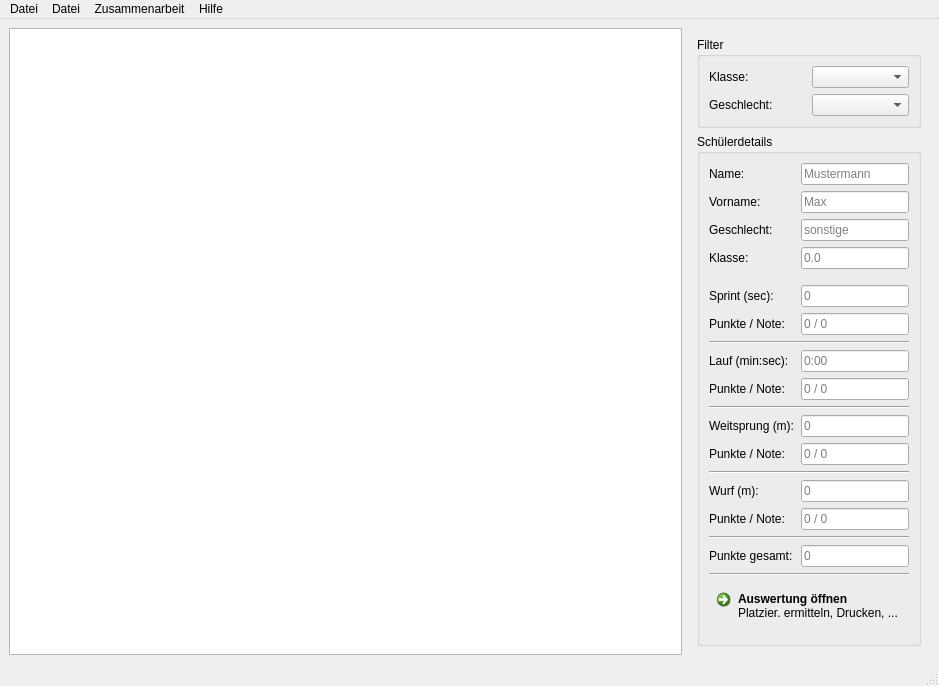
<?xml version="1.0" encoding="UTF-8"?>
<ui version="4.0">
 <class>MainWindow</class>
 <widget class="QMainWindow" name="MainWindow">
  <property name="geometry">
   <rect>
    <x>0</x>
    <y>0</y>
    <width>939</width>
    <height>686</height>
   </rect>
  </property>
  <property name="windowTitle">
   <string>Sportfest - © Fabian Schillig 2017</string>
  </property>
  <property name="windowIcon">
   <iconset resource="../oxyicons.qrc">
    <normaloff>:/appicons/main</normaloff>:/appicons/main</iconset>
  </property>
  <widget class="QWidget" name="centralWidget">
   <layout class="QGridLayout" name="gridLayout">
    <item row="0" column="0">
     <widget class="FTableWidget" name="tableWidget">
      <property name="whatsThis">
       <string>&lt;html&gt;&lt;head/&gt;&lt;body&gt;&lt;p&gt;In dieser Tabelle können die Ergebnisse des Schülers bearbeitet werden. Es gibt einige Sondertasten um die Arbeit effizienter zu gestalten:&lt;/p&gt;&lt;ul&gt;&lt;li&gt;Enter = Nächste Zeile, gleiche Spalte&lt;/li&gt;&lt;li&gt;Tab = Nächste Spalte, gleiche Zeile&lt;/li&gt;&lt;li&gt;Backspace = An den Anfang der Zeile&lt;/li&gt;&lt;li&gt;Entf. = Ergebnis löschen&lt;/li&gt;&lt;/ul&gt;&lt;/body&gt;&lt;/html&gt;</string>
      </property>
     </widget>
    </item>
    <item row="0" column="1">
     <widget class="QWidget" name="widget" native="true">
      <property name="sizePolicy">
       <sizepolicy hsizetype="Preferred" vsizetype="Preferred">
        <horstretch>0</horstretch>
        <verstretch>0</verstretch>
       </sizepolicy>
      </property>
      <layout class="QVBoxLayout" name="verticalLayout">
       <item>
        <widget class="QGroupBox" name="groupBox">
         <property name="sizePolicy">
          <sizepolicy hsizetype="Preferred" vsizetype="Minimum">
           <horstretch>0</horstretch>
           <verstretch>0</verstretch>
          </sizepolicy>
         </property>
         <property name="title">
          <string>Filter</string>
         </property>
         <layout class="QGridLayout" name="gridLayout_2">
          <item row="0" column="0">
           <widget class="QLabel" name="label">
            <property name="text">
             <string>Klasse: </string>
            </property>
           </widget>
          </item>
          <item row="0" column="1">
           <widget class="QComboBox" name="klasseCombo">
            <property name="toolTip">
             <string>&lt;html&gt;&lt;head/&gt;&lt;body&gt;&lt;p&gt;Die Klasse(n) die angezeigt werden. Es können Klassen (z.B. 7.1), Klassenstufen (Alle 7. Klassen) oder alle Klassen angezeigt werden.&lt;/p&gt;&lt;/body&gt;&lt;/html&gt;</string>
            </property>
            <property name="whatsThis">
             <string>&lt;html&gt;&lt;head/&gt;&lt;body&gt;&lt;p&gt;Die Klasse(n) die angezeigt werden. Es können Klassen (z.B. 7.1), Klassenstufen (Alle 7. Klassen) oder alle Klassen angezeigt werden.&lt;/p&gt;&lt;/body&gt;&lt;/html&gt;</string>
            </property>
           </widget>
          </item>
          <item row="1" column="1">
           <widget class="QComboBox" name="geschlechtCombo">
            <property name="whatsThis">
             <string>&lt;html&gt;&lt;head/&gt;&lt;body&gt;&lt;p&gt;Mit dieser Einstellung können nur Jungen, nur Mädchen oder alle angezeigt werden.&lt;/p&gt;&lt;/body&gt;&lt;/html&gt;</string>
            </property>
           </widget>
          </item>
          <item row="1" column="0">
           <widget class="QLabel" name="label_2">
            <property name="text">
             <string>Geschlecht: </string>
            </property>
           </widget>
          </item>
         </layout>
        </widget>
       </item>
       <item>
        <widget class="QGroupBox" name="groupBox_2">
         <property name="sizePolicy">
          <sizepolicy hsizetype="Preferred" vsizetype="MinimumExpanding">
           <horstretch>0</horstretch>
           <verstretch>0</verstretch>
          </sizepolicy>
         </property>
         <property name="title">
          <string>Schülerdetails</string>
         </property>
         <layout class="QGridLayout" name="gridLayout_3">
          <item row="2" column="1">
           <widget class="QLineEdit" name="geschlechtEdit">
            <property name="enabled">
             <bool>true</bool>
            </property>
            <property name="sizePolicy">
             <sizepolicy hsizetype="Fixed" vsizetype="Fixed">
              <horstretch>0</horstretch>
              <verstretch>0</verstretch>
             </sizepolicy>
            </property>
            <property name="whatsThis">
             <string>&lt;html&gt;&lt;head/&gt;&lt;body&gt;&lt;p&gt;Das Geschlecht des Schülers. Dieses Feld kann nicht bearbeitet werden - wählen Sie im Menü &amp;quot;Schüler&amp;quot; die Option &amp;quot;Schüler bearbeiten&amp;quot; an um Schüler zu bearbeiten.&lt;/p&gt;&lt;/body&gt;&lt;/html&gt;</string>
            </property>
            <property name="readOnly">
             <bool>true</bool>
            </property>
            <property name="placeholderText">
             <string>sonstige</string>
            </property>
           </widget>
          </item>
          <item row="17" column="0" colspan="2">
           <widget class="Line" name="line_6">
            <property name="orientation">
             <enum>Qt::Horizontal</enum>
            </property>
           </widget>
          </item>
          <item row="16" column="1">
           <widget class="QLineEdit" name="wurfPunkteEdit">
            <property name="enabled">
             <bool>true</bool>
            </property>
            <property name="sizePolicy">
             <sizepolicy hsizetype="Fixed" vsizetype="Fixed">
              <horstretch>0</horstretch>
              <verstretch>0</verstretch>
             </sizepolicy>
            </property>
            <property name="whatsThis">
             <string>&lt;html&gt;&lt;head/&gt;&lt;body&gt;&lt;p&gt;Die Punktezahl und Note des Schülers für Ballwurf / Kugelstoßen. Dieses Feld kann nicht bearbeitet werden und wird automatisch ausgerechnet.&lt;/p&gt;&lt;/body&gt;&lt;/html&gt;</string>
            </property>
            <property name="readOnly">
             <bool>true</bool>
            </property>
            <property name="placeholderText">
             <string>0 / 0</string>
            </property>
           </widget>
          </item>
          <item row="14" column="0" colspan="2">
           <widget class="Line" name="line_5">
            <property name="orientation">
             <enum>Qt::Horizontal</enum>
            </property>
           </widget>
          </item>
          <item row="13" column="0">
           <widget class="QLabel" name="label_31">
            <property name="text">
             <string>Punkte / Note:</string>
            </property>
            <property name="alignment">
             <set>Qt::AlignLeading|Qt::AlignLeft|Qt::AlignVCenter</set>
            </property>
           </widget>
          </item>
          <item row="16" column="0">
           <widget class="QLabel" name="label_33">
            <property name="text">
             <string>Punkte / Note:</string>
            </property>
            <property name="alignment">
             <set>Qt::AlignLeading|Qt::AlignLeft|Qt::AlignVCenter</set>
            </property>
           </widget>
          </item>
          <item row="9" column="0">
           <widget class="QLabel" name="label_11">
            <property name="text">
             <string>Punkte / Note:</string>
            </property>
            <property name="alignment">
             <set>Qt::AlignLeading|Qt::AlignLeft|Qt::AlignVCenter</set>
            </property>
           </widget>
          </item>
          <item row="8" column="0">
           <widget class="QLabel" name="label_10">
            <property name="text">
             <string>Lauf (min:sec):</string>
            </property>
           </widget>
          </item>
          <item row="11" column="0" colspan="2">
           <widget class="Line" name="line_4">
            <property name="orientation">
             <enum>Qt::Horizontal</enum>
            </property>
           </widget>
          </item>
          <item row="0" column="0">
           <widget class="QLabel" name="label_3">
            <property name="sizePolicy">
             <sizepolicy hsizetype="Preferred" vsizetype="Fixed">
              <horstretch>0</horstretch>
              <verstretch>0</verstretch>
             </sizepolicy>
            </property>
            <property name="text">
             <string>Name: </string>
            </property>
           </widget>
          </item>
          <item row="1" column="1">
           <widget class="QLineEdit" name="vornameEdit">
            <property name="enabled">
             <bool>true</bool>
            </property>
            <property name="sizePolicy">
             <sizepolicy hsizetype="Fixed" vsizetype="Fixed">
              <horstretch>0</horstretch>
              <verstretch>0</verstretch>
             </sizepolicy>
            </property>
            <property name="whatsThis">
             <string>&lt;html&gt;&lt;head/&gt;&lt;body&gt;&lt;p&gt;Der Vorname des Schülers. Dieses Feld kann nicht bearbeitet werden - wählen Sie im Menü &amp;quot;Schüler&amp;quot; die Option &amp;quot;Schüler bearbeiten&amp;quot; an um Schüler zu bearbeiten.&lt;/p&gt;&lt;/body&gt;&lt;/html&gt;</string>
            </property>
            <property name="readOnly">
             <bool>true</bool>
            </property>
            <property name="placeholderText">
             <string>Max</string>
            </property>
           </widget>
          </item>
          <item row="0" column="1">
           <widget class="QLineEdit" name="nameEdit">
            <property name="enabled">
             <bool>true</bool>
            </property>
            <property name="sizePolicy">
             <sizepolicy hsizetype="Fixed" vsizetype="Fixed">
              <horstretch>0</horstretch>
              <verstretch>0</verstretch>
             </sizepolicy>
            </property>
            <property name="minimumSize">
             <size>
              <width>0</width>
              <height>0</height>
             </size>
            </property>
            <property name="whatsThis">
             <string>&lt;html&gt;&lt;head/&gt;&lt;body&gt;&lt;p&gt;Der Nachname des Schülers. Dieses Feld kann nicht bearbeitet werden - wählen Sie im Menü &amp;quot;Schüler&amp;quot; die Option &amp;quot;Schüler bearbeiten&amp;quot; an um Schüler zu bearbeiten.&lt;/p&gt;&lt;/body&gt;&lt;/html&gt;</string>
            </property>
            <property name="readOnly">
             <bool>true</bool>
            </property>
            <property name="placeholderText">
             <string>Mustermann</string>
            </property>
           </widget>
          </item>
          <item row="1" column="0">
           <widget class="QLabel" name="label_4">
            <property name="sizePolicy">
             <sizepolicy hsizetype="Preferred" vsizetype="Fixed">
              <horstretch>0</horstretch>
              <verstretch>0</verstretch>
             </sizepolicy>
            </property>
            <property name="text">
             <string>Vorname: </string>
            </property>
           </widget>
          </item>
          <item row="15" column="1">
           <widget class="QLineEdit" name="wurfMeterEdit">
            <property name="sizePolicy">
             <sizepolicy hsizetype="Fixed" vsizetype="Fixed">
              <horstretch>0</horstretch>
              <verstretch>0</verstretch>
             </sizepolicy>
            </property>
            <property name="whatsThis">
             <string>&lt;html&gt;&lt;head/&gt;&lt;body&gt;&lt;p&gt;Das Ballwurf- bzw. Kugelstoß-Ergebnis des Schülers in Metern. Dieses Feld kann hier oder in der Tabelle links bearbeitet werden. Änderungen werden sofort übernommen. Punkte und Note werden automatisch ausgerechnet.&lt;/p&gt;&lt;/body&gt;&lt;/html&gt;</string>
            </property>
            <property name="placeholderText">
             <string>0</string>
            </property>
           </widget>
          </item>
          <item row="2" column="0">
           <widget class="QLabel" name="label_5">
            <property name="sizePolicy">
             <sizepolicy hsizetype="Preferred" vsizetype="Fixed">
              <horstretch>0</horstretch>
              <verstretch>0</verstretch>
             </sizepolicy>
            </property>
            <property name="text">
             <string>Geschlecht: </string>
            </property>
           </widget>
          </item>
          <item row="3" column="1">
           <widget class="QLineEdit" name="klasseEdit">
            <property name="enabled">
             <bool>true</bool>
            </property>
            <property name="sizePolicy">
             <sizepolicy hsizetype="Fixed" vsizetype="Fixed">
              <horstretch>0</horstretch>
              <verstretch>0</verstretch>
             </sizepolicy>
            </property>
            <property name="whatsThis">
             <string>&lt;html&gt;&lt;head/&gt;&lt;body&gt;&lt;p&gt;Die Klasse des Schülers. Dieses Feld kann nicht bearbeitet werden - wählen Sie im Menü &amp;quot;Schüler&amp;quot; die Option &amp;quot;Schüler bearbeiten&amp;quot; an um Schüler zu bearbeiten.&lt;/p&gt;&lt;/body&gt;&lt;/html&gt;</string>
            </property>
            <property name="readOnly">
             <bool>true</bool>
            </property>
            <property name="placeholderText">
             <string>0.0</string>
            </property>
           </widget>
          </item>
          <item row="3" column="0">
           <widget class="QLabel" name="label_6">
            <property name="sizePolicy">
             <sizepolicy hsizetype="Preferred" vsizetype="Fixed">
              <horstretch>0</horstretch>
              <verstretch>0</verstretch>
             </sizepolicy>
            </property>
            <property name="text">
             <string>Klasse:</string>
            </property>
           </widget>
          </item>
          <item row="7" column="0" colspan="2">
           <widget class="Line" name="line">
            <property name="orientation">
             <enum>Qt::Horizontal</enum>
            </property>
           </widget>
          </item>
          <item row="9" column="1">
           <widget class="QLineEdit" name="LaufPunkteEdit">
            <property name="enabled">
             <bool>true</bool>
            </property>
            <property name="sizePolicy">
             <sizepolicy hsizetype="Fixed" vsizetype="Fixed">
              <horstretch>0</horstretch>
              <verstretch>0</verstretch>
             </sizepolicy>
            </property>
            <property name="whatsThis">
             <string>&lt;html&gt;&lt;head/&gt;&lt;body&gt;&lt;p&gt;Die Punktezahl und Note des Schülers für Ausdauerlauf. Dieses Feld kann nicht bearbeitet werden und wird automatisch ausgerechnet.&lt;/p&gt;&lt;/body&gt;&lt;/html&gt;</string>
            </property>
            <property name="readOnly">
             <bool>true</bool>
            </property>
            <property name="placeholderText">
             <string>0 / 0</string>
            </property>
           </widget>
          </item>
          <item row="4" column="0">
           <spacer name="verticalSpacer">
            <property name="orientation">
             <enum>Qt::Vertical</enum>
            </property>
            <property name="sizeType">
             <enum>QSizePolicy::Fixed</enum>
            </property>
            <property name="sizeHint" stdset="0">
             <size>
              <width>20</width>
              <height>10</height>
             </size>
            </property>
           </spacer>
          </item>
          <item row="5" column="0">
           <widget class="QLabel" name="label_8">
            <property name="sizePolicy">
             <sizepolicy hsizetype="Preferred" vsizetype="Fixed">
              <horstretch>0</horstretch>
              <verstretch>0</verstretch>
             </sizepolicy>
            </property>
            <property name="text">
             <string>Sprint (sec):</string>
            </property>
           </widget>
          </item>
          <item row="6" column="0">
           <widget class="QLabel" name="label_9">
            <property name="text">
             <string>Punkte / Note:</string>
            </property>
            <property name="alignment">
             <set>Qt::AlignLeading|Qt::AlignLeft|Qt::AlignVCenter</set>
            </property>
           </widget>
          </item>
          <item row="5" column="1">
           <widget class="QLineEdit" name="sprintSecEdit">
            <property name="sizePolicy">
             <sizepolicy hsizetype="Fixed" vsizetype="Fixed">
              <horstretch>0</horstretch>
              <verstretch>0</verstretch>
             </sizepolicy>
            </property>
            <property name="whatsThis">
             <string>&lt;html&gt;&lt;head/&gt;&lt;body&gt;&lt;p&gt;Die Sprintzeit des Schülers in Sekunden. Dieses Feld kann hier oder in der Tabelle links bearbeitet werden. Änderungen werden sofort übernommen. Punkte und Note werden automatisch ausgerechnet.&lt;/p&gt;&lt;/body&gt;&lt;/html&gt;</string>
            </property>
            <property name="placeholderText">
             <string>0</string>
            </property>
           </widget>
          </item>
          <item row="18" column="0">
           <widget class="QLabel" name="label_7">
            <property name="text">
             <string>Punkte gesamt:</string>
            </property>
           </widget>
          </item>
          <item row="6" column="1">
           <widget class="QLineEdit" name="sprintPunkteEdit">
            <property name="enabled">
             <bool>true</bool>
            </property>
            <property name="sizePolicy">
             <sizepolicy hsizetype="Fixed" vsizetype="Fixed">
              <horstretch>0</horstretch>
              <verstretch>0</verstretch>
             </sizepolicy>
            </property>
            <property name="whatsThis">
             <string>&lt;html&gt;&lt;head/&gt;&lt;body&gt;&lt;p&gt;Die Punktezahl und Note des Schülers für Sprint. Dieses Feld kann nicht bearbeitet werden und wird automatisch ausgerechnet.&lt;/p&gt;&lt;/body&gt;&lt;/html&gt;</string>
            </property>
            <property name="autoFillBackground">
             <bool>false</bool>
            </property>
            <property name="frame">
             <bool>true</bool>
            </property>
            <property name="readOnly">
             <bool>true</bool>
            </property>
            <property name="placeholderText">
             <string>0 / 0</string>
            </property>
           </widget>
          </item>
          <item row="12" column="1">
           <widget class="QLineEdit" name="sprungMeterEdit">
            <property name="sizePolicy">
             <sizepolicy hsizetype="Fixed" vsizetype="Fixed">
              <horstretch>0</horstretch>
              <verstretch>0</verstretch>
             </sizepolicy>
            </property>
            <property name="whatsThis">
             <string>&lt;html&gt;&lt;head/&gt;&lt;body&gt;&lt;p&gt;Das Weitsprungergebnis des Schülers in Metern. Dieses Feld kann hier oder in der Tabelle links bearbeitet werden. Änderungen werden sofort übernommen. Punkte und Note werden automatisch ausgerechnet.&lt;/p&gt;&lt;/body&gt;&lt;/html&gt;</string>
            </property>
            <property name="placeholderText">
             <string>0</string>
            </property>
           </widget>
          </item>
          <item row="8" column="1">
           <widget class="QLineEdit" name="LaufSecEdit">
            <property name="sizePolicy">
             <sizepolicy hsizetype="Fixed" vsizetype="Fixed">
              <horstretch>0</horstretch>
              <verstretch>0</verstretch>
             </sizepolicy>
            </property>
            <property name="whatsThis">
             <string>&lt;html&gt;&lt;head/&gt;&lt;body&gt;&lt;p&gt;Die Ausdauerlauf-Zeit des Schülers in Minuten und Sekunden. Die Eingabe muss in M:SS bzw. MM:SS erfolgen (M = Minuten, S = Sekunden - z.B. 1:25 für 1 Minute und 25 Sekunden). Dieses Feld kann hier oder in der Tabelle links bearbeitet werden. Änderungen werden sofort übernommen. Punkte und Note werden automatisch ausgerechnet.&lt;/p&gt;&lt;/body&gt;&lt;/html&gt;</string>
            </property>
            <property name="placeholderText">
             <string>0:00</string>
            </property>
           </widget>
          </item>
          <item row="13" column="1">
           <widget class="QLineEdit" name="sprungPunkteEdit">
            <property name="enabled">
             <bool>true</bool>
            </property>
            <property name="sizePolicy">
             <sizepolicy hsizetype="Fixed" vsizetype="Fixed">
              <horstretch>0</horstretch>
              <verstretch>0</verstretch>
             </sizepolicy>
            </property>
            <property name="whatsThis">
             <string>&lt;html&gt;&lt;head/&gt;&lt;body&gt;&lt;p&gt;Die Punktezahl und Note des Schülers für Weitsprung. Dieses Feld kann nicht bearbeitet werden und wird automatisch ausgerechnet.&lt;/p&gt;&lt;/body&gt;&lt;/html&gt;</string>
            </property>
            <property name="readOnly">
             <bool>true</bool>
            </property>
            <property name="placeholderText">
             <string>0 / 0</string>
            </property>
           </widget>
          </item>
          <item row="12" column="0">
           <widget class="QLabel" name="label_30">
            <property name="text">
             <string>Weitsprung (m):</string>
            </property>
           </widget>
          </item>
          <item row="18" column="1">
           <widget class="QLineEdit" name="punkteTotalEdit">
            <property name="enabled">
             <bool>true</bool>
            </property>
            <property name="sizePolicy">
             <sizepolicy hsizetype="Fixed" vsizetype="Fixed">
              <horstretch>0</horstretch>
              <verstretch>0</verstretch>
             </sizepolicy>
            </property>
            <property name="whatsThis">
             <string>&lt;html&gt;&lt;head/&gt;&lt;body&gt;&lt;p&gt;Die Gesamtpunktzahl des Schülers. Dieses Feld kann nicht bearbeitet werden und wird automatisch ausgerechnet.&lt;/p&gt;&lt;/body&gt;&lt;/html&gt;</string>
            </property>
            <property name="placeholderText">
             <string>0</string>
            </property>
           </widget>
          </item>
          <item row="15" column="0">
           <widget class="QLabel" name="label_32">
            <property name="text">
             <string>Wurf (m):</string>
            </property>
           </widget>
          </item>
          <item row="21" column="0">
           <spacer name="verticalSpacer_2">
            <property name="orientation">
             <enum>Qt::Vertical</enum>
            </property>
            <property name="sizeHint" stdset="0">
             <size>
              <width>20</width>
              <height>0</height>
             </size>
            </property>
           </spacer>
          </item>
          <item row="19" column="0" colspan="2">
           <widget class="Line" name="line_10">
            <property name="orientation">
             <enum>Qt::Horizontal</enum>
            </property>
           </widget>
          </item>
          <item row="20" column="0" colspan="2">
           <widget class="QCommandLinkButton" name="openEvaluationButton">
            <property name="enabled">
             <bool>true</bool>
            </property>
            <property name="text">
             <string>Auswertung öffnen</string>
            </property>
            <property name="description">
             <string>Platzier. ermitteln, Drucken, ...</string>
            </property>
           </widget>
          </item>
         </layout>
        </widget>
       </item>
      </layout>
     </widget>
    </item>
   </layout>
  </widget>
  <widget class="QMenuBar" name="menuBar">
   <property name="geometry">
    <rect>
     <x>0</x>
     <y>0</y>
     <width>939</width>
     <height>24</height>
    </rect>
   </property>
   <widget class="QMenu" name="menuDatei">
    <property name="title">
     <string>Datei</string>
    </property>
    <addaction name="actionDatenbank_bearbeiten_2"/>
    <addaction name="separator"/>
    <addaction name="actionDatenbank_laden"/>
    <addaction name="actionDatenbank_speichern"/>
    <addaction name="actionDatenbank_speichern_unter"/>
    <addaction name="separator"/>
    <addaction name="actionEinstellungen"/>
    <addaction name="separator"/>
    <addaction name="actionBeenden"/>
   </widget>
   <widget class="QMenu" name="menu_ber">
    <property name="title">
     <string>Hilfe</string>
    </property>
    <addaction name="actionHilfe"/>
    <addaction name="separator"/>
    <addaction name="action_ber_FFSportfest"/>
    <addaction name="action_ber_Qt"/>
   </widget>
   <widget class="QMenu" name="menuZusammenarbeit">
    <property name="title">
     <string>Zusammenarbeit</string>
    </property>
    <addaction name="actionExport"/>
    <addaction name="actionImport"/>
   </widget>
   <widget class="QMenu" name="menuPortableDatei">
    <property name="title">
     <string>Datei</string>
    </property>
    <addaction name="actionSpeichernPortable"/>
    <addaction name="separator"/>
    <addaction name="actionEinstellungenPortable"/>
    <addaction name="separator"/>
    <addaction name="actionBeendenPortable"/>
   </widget>
   <addaction name="menuDatei"/>
   <addaction name="menuPortableDatei"/>
   <addaction name="menuZusammenarbeit"/>
   <addaction name="menu_ber"/>
  </widget>
  <widget class="QStatusBar" name="statusBar"/>
  <action name="actionBeenden">
   <property name="icon">
    <iconset resource="../oxyicons.qrc">
     <normaloff>:/menu_icons_16/exit</normaloff>:/menu_icons_16/exit</iconset>
   </property>
   <property name="text">
    <string>Beenden</string>
   </property>
   <property name="toolTip">
    <string>Beendet das Programm</string>
   </property>
   <property name="shortcut">
    <string>Ctrl+Q</string>
   </property>
  </action>
  <action name="actionDatenbank_laden">
   <property name="icon">
    <iconset resource="../oxyicons.qrc">
     <normaloff>:/menu_icons_16/open</normaloff>:/menu_icons_16/open</iconset>
   </property>
   <property name="text">
    <string>Datenbank öffnen</string>
   </property>
   <property name="toolTip">
    <string>Öffnet eine Datenbank</string>
   </property>
   <property name="shortcut">
    <string>Ctrl+O</string>
   </property>
  </action>
  <action name="actionDatenbank_speichern">
   <property name="enabled">
    <bool>false</bool>
   </property>
   <property name="icon">
    <iconset resource="../oxyicons.qrc">
     <normaloff>:/menu_icons_16/save</normaloff>:/menu_icons_16/save</iconset>
   </property>
   <property name="text">
    <string>Datenbank speichern</string>
   </property>
   <property name="toolTip">
    <string>Speichert die Datenbank unter dem gleichen Dateinamen ab</string>
   </property>
   <property name="shortcut">
    <string>Ctrl+S</string>
   </property>
  </action>
  <action name="actionDatenbank_speichern_unter">
   <property name="enabled">
    <bool>false</bool>
   </property>
   <property name="icon">
    <iconset resource="../oxyicons.qrc">
     <normaloff>:/menu_icons_16/save-as</normaloff>:/menu_icons_16/save-as</iconset>
   </property>
   <property name="text">
    <string>Datenbank speichern unter...</string>
   </property>
   <property name="toolTip">
    <string>Speichert die Datenbank unter einem anderen Namen ab</string>
   </property>
   <property name="shortcut">
    <string>Ctrl+Shift+S</string>
   </property>
  </action>
  <action name="action_ber_FFSportfest">
   <property name="icon">
    <iconset resource="../oxyicons.qrc">
     <normaloff>:/menu_icons_16/about</normaloff>:/menu_icons_16/about</iconset>
   </property>
   <property name="text">
    <string>Über FFSportfest..</string>
   </property>
  </action>
  <action name="action_ber_Qt">
   <property name="icon">
    <iconset resource="../oxyicons.qrc">
     <normaloff>:/appicons/qt</normaloff>:/appicons/qt</iconset>
   </property>
   <property name="text">
    <string>Über Qt...</string>
   </property>
  </action>
  <action name="actionDrucken">
   <property name="enabled">
    <bool>false</bool>
   </property>
   <property name="text">
    <string>Drucken...</string>
   </property>
   <property name="shortcut">
    <string>Ctrl+P</string>
   </property>
  </action>
  <action name="actionAuswertung_ffnen">
   <property name="text">
    <string>Auswertung öffnen</string>
   </property>
  </action>
  <action name="actionDatenbank_bearbeiten_2">
   <property name="icon">
    <iconset resource="../oxyicons.qrc">
     <normaloff>:/menu_icons_16/database</normaloff>:/menu_icons_16/database</iconset>
   </property>
   <property name="text">
    <string>Datenbankeditor</string>
   </property>
   <property name="toolTip">
    <string>&lt;html&gt;&lt;head/&gt;&lt;body&gt;&lt;p&gt;Werkzeug um Datenbanken zu bearbeiten oder zu erstellen.&lt;/p&gt;&lt;/body&gt;&lt;/html&gt;</string>
   </property>
   <property name="shortcut">
    <string>Ctrl+E</string>
   </property>
  </action>
  <action name="actionHilfe">
   <property name="icon">
    <iconset resource="../oxyicons.qrc">
     <normaloff>:/menu_icons_16/help</normaloff>:/menu_icons_16/help</iconset>
   </property>
   <property name="text">
    <string>Hilfe...</string>
   </property>
   <property name="toolTip">
    <string>Zeigt die Programmdokumentation an</string>
   </property>
   <property name="shortcut">
    <string>F1</string>
   </property>
  </action>
  <action name="actionMLN_erstellen">
   <property name="text">
    <string>MLN erstellen...</string>
   </property>
  </action>
  <action name="actionExport">
   <property name="icon">
    <iconset resource="../oxyicons.qrc">
     <normaloff>:/menu_icons_16/export</normaloff>:/menu_icons_16/export</iconset>
   </property>
   <property name="text">
    <string>FMD exportieren…</string>
   </property>
   <property name="toolTip">
    <string>&lt;html&gt;&lt;head/&gt;&lt;body&gt;&lt;p&gt;Exportiert eine Klasse oder Klassenstufe in eine mobile Datenbank. Diese Funktion kann verwendet werden wenn an mehreren Computern Ergebnisse erfasst werden.&lt;/p&gt;&lt;/body&gt;&lt;/html&gt;</string>
   </property>
   <property name="shortcut">
    <string>Ctrl+Shift+E</string>
   </property>
  </action>
  <action name="actionImport">
   <property name="icon">
    <iconset resource="../oxyicons.qrc">
     <normaloff>:/menu_icons_16/import</normaloff>:/menu_icons_16/import</iconset>
   </property>
   <property name="text">
    <string>FMD importieren…</string>
   </property>
   <property name="toolTip">
    <string>&lt;html&gt;&lt;head/&gt;&lt;body&gt;&lt;p&gt;Importiert die Ergebnisse einer Klasse oder Klassenstufe aus einer mobile Datenbank. Diese Funktion kann verwendet werden wenn an mehreren Computern Ergebnisse erfasst werden.&lt;/p&gt;&lt;/body&gt;&lt;/html&gt;</string>
   </property>
   <property name="shortcut">
    <string>Ctrl+Shift+I</string>
   </property>
  </action>
  <action name="actionSpeichernPortable">
   <property name="icon">
    <iconset resource="../oxyicons.qrc">
     <normaloff>:/menu_icons_16/save</normaloff>:/menu_icons_16/save</iconset>
   </property>
   <property name="text">
    <string>Speichern</string>
   </property>
   <property name="toolTip">
    <string>&lt;html&gt;&lt;head/&gt;&lt;body&gt;&lt;p&gt;Speichert die Ergebnisse&lt;/p&gt;&lt;/body&gt;&lt;/html&gt;</string>
   </property>
   <property name="shortcut">
    <string>Ctrl+S</string>
   </property>
  </action>
  <action name="actionBeendenPortable">
   <property name="icon">
    <iconset resource="../oxyicons.qrc">
     <normaloff>:/menu_icons_16/exit</normaloff>:/menu_icons_16/exit</iconset>
   </property>
   <property name="text">
    <string>Beenden</string>
   </property>
   <property name="toolTip">
    <string>&lt;html&gt;&lt;head/&gt;&lt;body&gt;&lt;p&gt;Speichert die Ergebnisse und beendet das Programm&lt;/p&gt;&lt;/body&gt;&lt;/html&gt;</string>
   </property>
   <property name="shortcut">
    <string>Ctrl+Q</string>
   </property>
  </action>
  <action name="actionEinstellungen">
   <property name="icon">
    <iconset resource="../oxyicons.qrc">
     <normaloff>:/menu_icons_16/settings</normaloff>:/menu_icons_16/settings</iconset>
   </property>
   <property name="text">
    <string>Einstellungen</string>
   </property>
  </action>
  <action name="actionEinstellungenPortable">
   <property name="icon">
    <iconset resource="../oxyicons.qrc">
     <normaloff>:/menu_icons_16/settings</normaloff>:/menu_icons_16/settings</iconset>
   </property>
   <property name="text">
    <string>Einstellungen</string>
   </property>
   <property name="toolTip">
    <string>Öffnet den Einstellungsdialog</string>
   </property>
  </action>
 </widget>
 <customwidgets>
  <customwidget>
   <class>FTableWidget</class>
   <extends>QTableWidget</extends>
   <header>FTableWidget</header>
  </customwidget>
 </customwidgets>
 <resources>
  <include location="../oxyicons.qrc"/>
 </resources>
 <connections/>
</ui>
